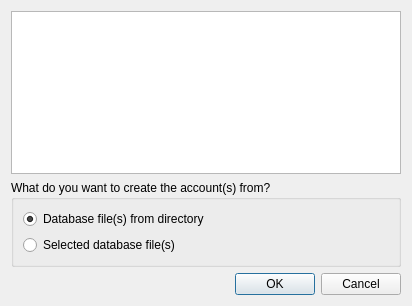
<?xml version="1.0" encoding="UTF-8"?>
<ui version="4.0">
 <class>CreateAccountFromDb</class>
 <widget class="QDialog" name="CreateAccountFromDb">
  <property name="geometry">
   <rect>
    <x>0</x>
    <y>0</y>
    <width>412</width>
    <height>306</height>
   </rect>
  </property>
  <property name="windowTitle">
   <string>Create account form database file</string>
  </property>
  <layout class="QVBoxLayout" name="verticalLayout">
   <item>
    <widget class="QTextEdit" name="info">
     <property name="readOnly">
      <bool>true</bool>
     </property>
    </widget>
   </item>
   <item>
    <widget class="QGroupBox" name="groupBox">
     <property name="title">
      <string>What do you want to create the account(s) from?</string>
     </property>
     <layout class="QVBoxLayout" name="verticalLayout_2">
      <item>
       <widget class="QRadioButton" name="directory">
        <property name="text">
         <string>Database file(s) from directory</string>
        </property>
        <property name="checked">
         <bool>true</bool>
        </property>
       </widget>
      </item>
      <item>
       <widget class="QRadioButton" name="files">
        <property name="text">
         <string>Selected database file(s)</string>
        </property>
       </widget>
      </item>
     </layout>
    </widget>
   </item>
   <item>
    <widget class="QDialogButtonBox" name="buttonBox">
     <property name="orientation">
      <enum>Qt::Horizontal</enum>
     </property>
     <property name="standardButtons">
      <set>QDialogButtonBox::Cancel|QDialogButtonBox::Ok</set>
     </property>
    </widget>
   </item>
  </layout>
 </widget>
 <resources/>
 <connections>
  <connection>
   <sender>buttonBox</sender>
   <signal>accepted()</signal>
   <receiver>CreateAccountFromDb</receiver>
   <slot>accept()</slot>
   <hints>
    <hint type="sourcelabel">
     <x>248</x>
     <y>254</y>
    </hint>
    <hint type="destinationlabel">
     <x>157</x>
     <y>274</y>
    </hint>
   </hints>
  </connection>
  <connection>
   <sender>buttonBox</sender>
   <signal>rejected()</signal>
   <receiver>CreateAccountFromDb</receiver>
   <slot>reject()</slot>
   <hints>
    <hint type="sourcelabel">
     <x>316</x>
     <y>260</y>
    </hint>
    <hint type="destinationlabel">
     <x>286</x>
     <y>274</y>
    </hint>
   </hints>
  </connection>
 </connections>
</ui>
